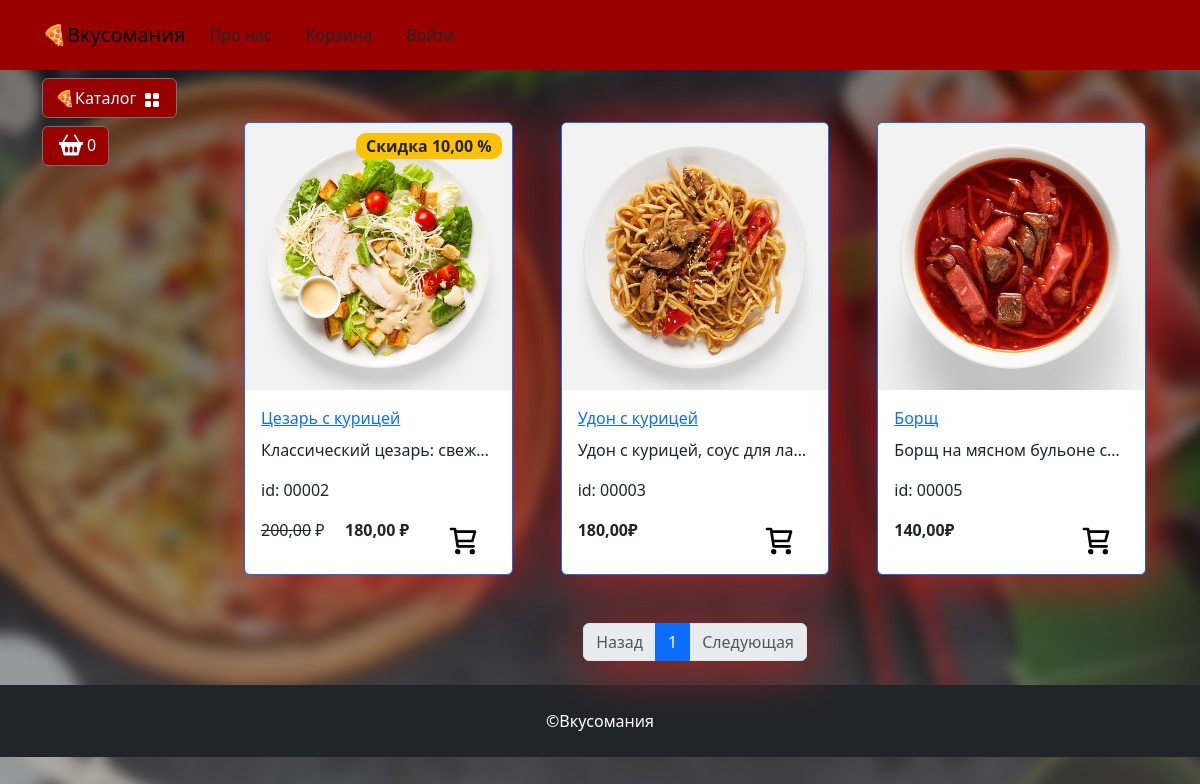
/catalog/gotovaya-eda/, run on the app's committed database.
### goods/models.py (models this page shows, shortened)
class Products(models.Model):
    name = models.CharField(max_length=150, unique=True, verbose_name ='Название') # поле "Название" в категориях
    slug= models.SlugField(max_length=200, unique=True, blank = True, null=True, verbose_name = 'URL') # хранение фрагмента url адреса, может равняться 0
    description = models.TextField(blank=True, null=True,verbose_name ='Описание')
    image = models.ImageField(upload_to='goods_images', blank=True, null=True, verbose_name = 'Изображение')
    price = models.DecimalField(default=0.00, max_digits = 7, decimal_places=2, verbose_name = 'Цена')
    discout= models.DecimalField(default=0.00, max_digits = 7, decimal_places=2, verbose_name = 'Скидка в %')
    quantity = models.PositiveBigIntegerField(default=0, verbose_name='Количество')
    category = models.ForeignKey (to=Categories, on_delete=models.CASCADE, verbose_name='Категория')
    class Meta:
        db_table = 'product'
        verbose_name = 'Продукт'
        verbose_name_plural = 'Продукты'
        ordering = ("id",)
    def display_id(self): #отображение id в определенном виде
        return f"{self.id:05}"
    def sell_price(self): #итоговая цена со скидкой
        if self.discout:
            return round (self.price - self.price*self.discout/100, 2)
        return self.price

### goods/views.py (the view)
# urls.py: path('catalog/', include('goods.urls', namespace = 'catalog')),
def catalog(request, category_slug=None):
    page = request.GET.get('page', 1)
    query = request.GET.get('q', None)
    if category_slug =='all':
        goods = Products.objects.all()
    elif query:
        goods =q_search(query)
    else:
        goods = get_list_or_404(Products.objects.filter(category__slug =category_slug))
    paginator = Paginator(goods, 6) #отображается по 3 элемента на странице
    current_page = paginator.page(int(page))
    context = {
        "title": "Вкусомания - Каталог",
        "goods": current_page,
        "slug_url": category_slug
    }
    return render(request, "goods/catalog.html", context)

### carts/models.py (called while the page is built)
    def total_price(self):
        return sum(cart.products_price() for cart in self)

    def total_quantity(self):
        if self:
            return sum(cart.quantity for cart in self)
        return 0

### carts/templatetags/carts_tags.py (called while the page is built)
@register.simple_tag()
def user_carts(request):
     return get_user_carts(request)

### carts/utils.py (called while the page is built)
def get_user_carts(request):
    if request.user.is_authenticated:
        return Cart.objects.filter(user=request.user).select_related('product')
    if not request.session.session_key:
        request.session.create()
    return Cart.objects.filter(session_key=request.session.session_key).select_related('product')

### goods/templatetags/goods_tags.py (called while the page is built)
@register.simple_tag()
def tag_categories():
    return Categories.objects.all()

@register.simple_tag(takes_context=True)
def change_params(context, **kwargs):
    query = context['request'].GET.dict()
    query.update(kwargs)
    return urlencode(query)

### goods/templates/goods/catalog.html (shortened to what this page needs)
{% extends "base.html" %}
{% load static %}
{% load goods_tags %}
{% block modal_cart %}
{% include "includes/cart_button.html" %}
{% endblock  %}
{% block content %}
<div class="row">
    {% for product in goods %}
    <div class="col-lg-4 col-md-6 p-4">
        <div class="card border-primary rounded custom-shadow">
            {% if product.image %}
                <img src="{{ product.image.url }}" class="card-img-top" alt="{{ product.name }}">
            {% else %}
                <img src="{% static "deps/images/Not found image.png" %}" class="card-img-top" alt="...">
            {% endif %}
            <div class="card-body">
                <a href="{% url "catalog:product" product.slug %}">
                    <p class="card-title">{{ product.name }}</p>
                </a>
                <p class="card-text text-truncate">{{ product.description }}</p>
                <p class="product_id">id: {{ product.display_id }}</p>
                <div class="d-flex justify-content-between">
                    {% if product.discout %}
                        <p><s>{{product.price}}</s> ₽</p>
                        <p><strong>{{ product.sell_price}} ₽</strong></p>
                        <span class="badge bg-warning text-dark">Скидка {{product.discout}} %</span>
                    {% else %}
                        <p><strong>{{ product.price }}₽</strong></p>
                    {% endif %}
                    <a href="{% url "cart:cart_add" %}" class="btn add-to-cart"
                    data-product-id="{{ product.id }}">
                        <img class="mx-1" src="{% static "deps/icons/cart-plus.svg" %}" alt="Catalog Icon"
                            width="32" height="32">
                    </a>
                </div>
            </div>
        </div>
    </div>
    {% endfor %}
</div>
<nav aria-label="Page navigation example">
    <ul class="pagination justify-content-center my-4">
        <div class="custom-shadow d-flex">
            <li class="page-item {% if not goods.has_previous %}disabled{% endif %}">
              <a class="page-link" href="{% if goods.has_previous %}?{% change_params page=goods.previous_page_number %}{% else %}
              #
              {% endif %}">Назад</a>
            </li>
            {% for page  in goods.paginator.page_range %}
            {% if page >= goods.number|add:-2 and page <= goods.number|add:2 %}
                <li class="page-item {% if goods.number == page %} active {% endif %}">
                    <a class="page-link" href="?{% change_params page=page %}">{{ page }}</a>
                </li>
            {% endif %}
            {% endfor %}
            <li class="page-item {% if not goods.has_next %}disabled{% endif %}">
                <a class="page-link" href="{% if goods.has_next %}?{% change_params page=goods.next_page_number %}{% else %}
                #
                {% endif %}">Следующая</a>
              </li>
        </div>
    </ul>
</nav>
{% endblock content %}
{% block footer %}
<footer class="py-4 bg-dark">
    <div class="container">
        <p class="m-0 text-center text-white">&copyВкусомания</p>
    </div>
</footer>
{% endblock footer %}

### static/deps/css/my_css.css (style rules this page uses)
body { background-image: url("../images/bg-image.jpg"); background-repeat: no-repeat; background-attachment: fixed; background-position: center center; background-size: cover; height: 100%; }
.custom-shadow { box-shadow: 5px 5px 50px 1px #B22222; max-width: 800px; }
.badge.bg-warning.text-dark { position: absolute; top: 10px; right: 10px; z-index: 1; padding: 5px 10px; border-radius: 10px; font-size: 1rem; }

### carts/templates/carts/includes/included_cart.html (style rules this page uses)
.btn { height: 40px; }

### data on the page
Products: image (picture), name "Цезарь с курицей", description "Классический цезарь: свеж…", display_id "00002", price "200,00", sell_price "180,00", discout "10,00"
Products: image (picture), name "Удон с курицей", description "Удон с курицей, соус для ла…", display_id "00003", price "180,00"
Products: image (picture), name "Борщ", description "Борщ на мясном бульоне с…", display_id "00005", price "140,00"

### other printed values
{{ carts.total_quantity }} "0"
{{ page }} "1"
